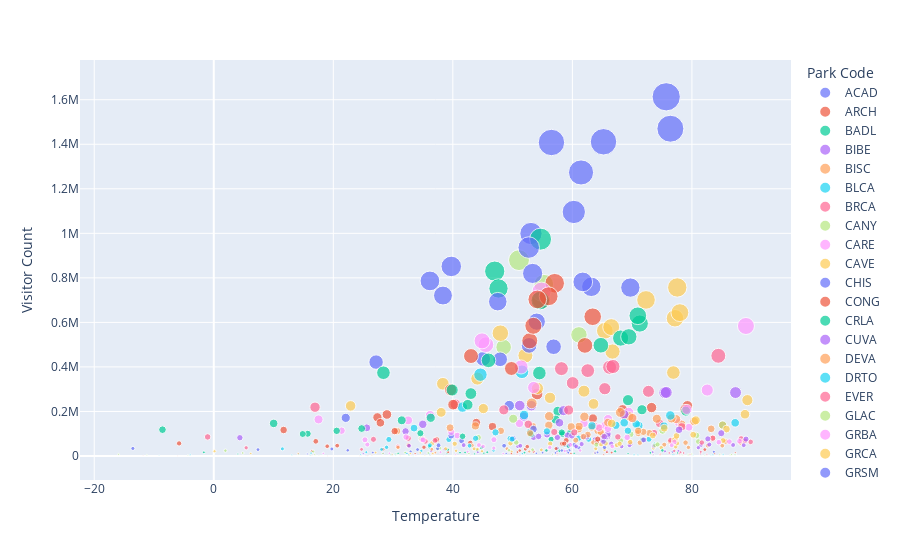

The notebook cell saved with this chart:
### Markdown cell above
#### Plot 1: Temperature vs. Visitor Count for each national park throughout the month.

### Code cell
import plotly.express as px
fig = px.scatter(temp_df, x="Temperature", y="Visitor Count", color="Park Code",size='Visitor Count', hover_data=["Unit Time","Park Code"] )
#fig.update_layout(title='Vistor Count vs. Number of National Parks For Every National Park')
fig.write_image(output_data_file1)
fig.show()
